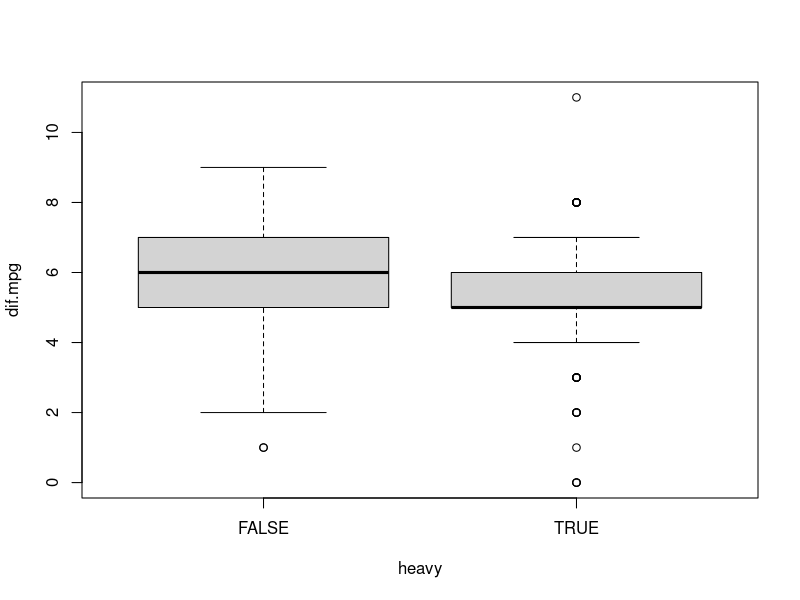

R code for this plot:
## ---- chunk 1
cars <- read.csv("_data/cars.csv")
dif.mpg <- cars$highway.mpg - cars$city.mpg
## ---- chunk 2
heavy <- factor(cars$curb.weight > 2414)
## ---- chunk 3
plot(dif.mpg~heavy)
## ---- chunk 4
t.test(dif.mpg~heavy)
## ---- chunk 5
table(heavy)
tapply(dif.mpg,heavy,mean)
tapply(dif.mpg,heavy,var)
## ---- chunk 6
2*(1-pt(2.4255,191.561))
## ---- chunk 7
var.test(dif.mpg~heavy)
## ---- chunk 8
2*pf(0.6196502,102,101)
## ---- chunk 9
qf(0.025,102,101)
qf(0.975,102,101)
